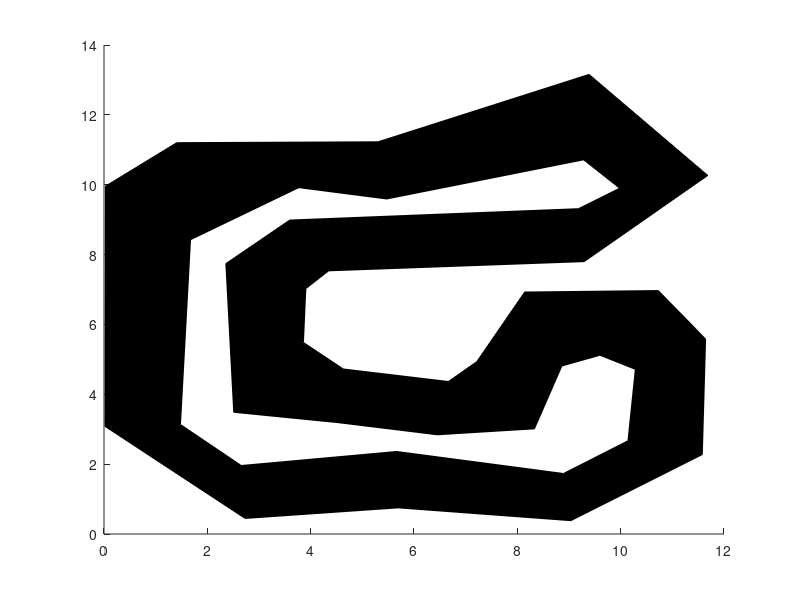

Here is the MATLAB script that generated this plot: (Note: this script raises an error after producing the figure.)
function drawPoolRamp()
poolXLims = [0 12]';
poolYLims = [0 13]';
rampXLims = [0 4]';
rampYLims = [11 13]';
%drawramp, draw the ramp outlines
hold on;
x2 = [9.036, 5.695, 2.732, 0.021, 0.028, 1.409, 5.306, 9.387, 11.685,...
        9.294, 4.346, 3.906, 3.860, 4.630, 6.667, 7.216, 8.143, 10.728,...
        11.644, 11.580, 9.036];
    y2 = [0.381, 0.748, 0.445, 3.080, 9.958, 11.204, 11.229, 13.158,...
        10.265, 7.798, 7.534, 7.023, 5.483, 4.725, 4.366, 4.935, 6.928,...
        6.970, 5.581, 2.275, 0.381];
    fill(x2, y2, 'k');

    x = [8.894, 5.665, 2.656, 1.480, 1.675, 3.769, 5.471, 9.284, 9.980,...
        9.183, 3.595, 2.358, 2.511, 4.542, 6.451, 8.331, 8.862, 9.599,...
        10.284, 10.141, 8.894];
    y = [1.732, 2.363, 1.961, 3.135, 8.425, 9.916, 9.591, 10.713, 9.900,...
        9.314, 8.988, 7.741, 3.485, 3.186, 2.840, 3.011, 4.809, 5.117,...
        4.714, 2.669, 1.732];
    fill(x, y, 'w')
drawPool(poolXLims, poolYLims)

drawRamp(rampXLims, rampYLims)
drawLines();
hold off;
end